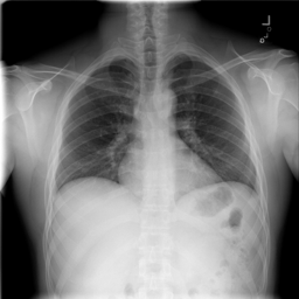
#> input picture test/00d646be-0ff4-4098-b0d5-c91ce5f42e41.png, 299 x 299 px, found by its file name; its folder holds 4 pictures in this run
$ python Image_resize_2.py
#> lines starting #> are read from the running program, lines starting #| are printed output that depends on the picture
__author__ = 'mkv-aql'

#read all images in a folder, then resize them and save them in a new folder with its original names
import cv2
import matplotlib.pyplot as plt
import os


# read all images in a folder
images = []
filename_list = []

def get_image(folder):
#> called with folder = 'C:/Users/Makav/Desktop/ISM_2022w/test'
    print("Running get_image")
    for filename in os.listdir(folder):
        filename_list.append(filename) #append the names of the data_preprocessing_scripts to a list
        img = cv2.imread(os.path.join(folder, filename))
#> img is the input picture: shape (299, 299, 3); min 0, max 255, mean 116.9
        if img is not None:
            images.append(img)
    # print("Total elements: ", len(images)) #Just to check the no. of elements in the 'images' array
    return images


# resize all images in a folder
def resize_image(images):
    print("Running resize_image")
    for i in range(len(images)):
        images[i] = cv2.resize(images[i], (512, 512))
    return images

#list all the data_preprocessing_scripts in the folder
def list_files(folder):
    print("Running list_files")
    for filename in os.listdir(folder):
        print(filename)

# save all images with its original names in a new folder
def save_image(images):
    print("Running save_image")
    for i in range(len(images)):
        cv2.imwrite("C:/Users/Makav/Desktop/ISM_2022w/train_resized/" + str(i) + ".png", images[i])
#> this loop made 4 passes
#> pass 2, in save_image, `cv2.imwrite("C:/Users/Makav/Desktop/ISM_2022w/train_resized/" + str(i)..`:
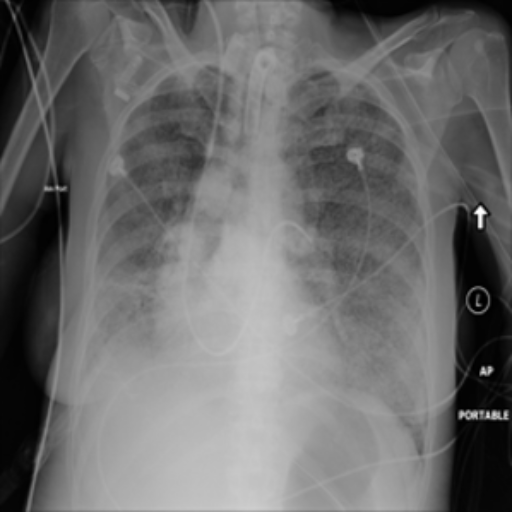
#> saved as 1.png: shape (512, 512, 3); min 0, max 255, mean 108.2

# main function
folder = "C:/Users/Makav/Desktop/ISM_2022w/test"  # Simply change the file path to the correct location
get_image(folder)
filename_list.sort()
print(filename_list)
resize_image(images)
save_image(images)
